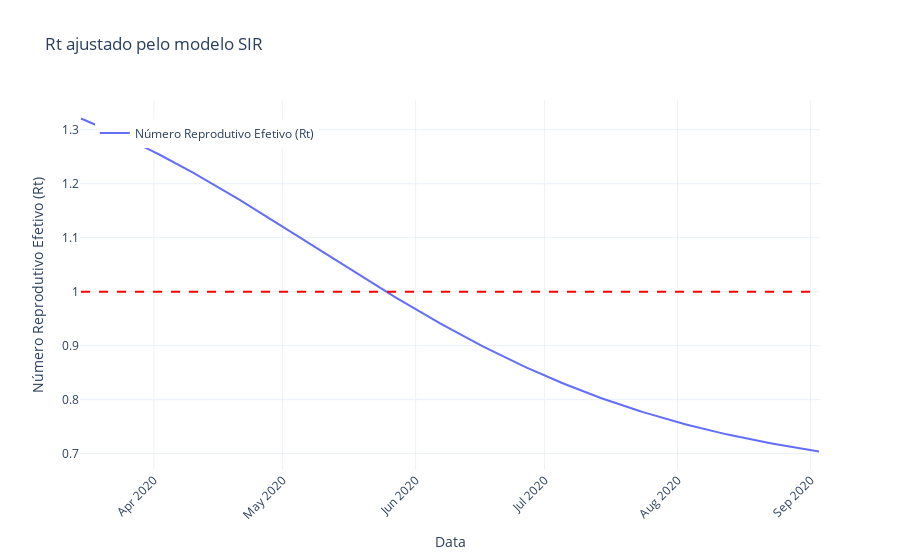

The cell this chart's notebook holds for it:
### Code cell
# Criar o gráfico interativo de Rt
fig = go.Figure()

# Adicionar a linha de Rt
fig.add_trace(go.Scatter(x=data['Date'], y=Rt, mode='lines', name='Número Reprodutivo Efetivo (Rt)'))

# Adicionar a linha do limiar Rt=1
fig.add_shape(type='line', x0=data['Date'].iloc[0], y0=1, x1=data['Date'].iloc[-1], y1=1,
              line=dict(color='red', width=2, dash='dash'), name='Limiar (Rt=1)')

# Atualizar o layout do gráfico
fig.update_layout(title='Rt ajustado pelo modelo SIR',
                  xaxis_title='Data',
                  yaxis_title='Número Reprodutivo Efetivo (Rt)',
                  xaxis=dict(tickangle=-45),
                  showlegend=True,
                  legend=dict(x=0.02, y=0.95),
                  template='plotly_white')

# Salvar o gráfico em um arquivo HTML
pio.write_html(fig, 'Rt_SIR.html')

# Exibir o gráfico interativo
fig.show()

### Figure 1 — Plotly figure (JSON) as saved in the notebook; plotly's stock layout.template omitted (floating-point values rounded to 4 significant figures; data arrays with more than 128 entries replaced by an {"elided": "..."} marker saying what was removed)
{"data": [{"mode": "lines", "name": "Número Reprodutivo Efetivo (Rt)", "type": "scatter", "x": {"elided": "173 str values"}, "y": {"elided": "173 float values"}}], "layout": {"legend": {"x": 0.02, "y": 0.95}, "shapes": [{"line": {"color": "red", "dash": "dash", "width": 2}, "name": "Limiar (Rt=1)", "type": "line", "x0": "2020-03-15T00:00:00", "x1": "2020-09-03T00:00:00", "y0": 1, "y1": 1}], "showlegend": true, "title": {"text": "Rt ajustado pelo modelo SIR"}, "xaxis": {"tickangle": -45, "title": {"text": "Data"}}, "yaxis": {"title": {"text": "Número Reprodutivo Efetivo (Rt)"}}}}
